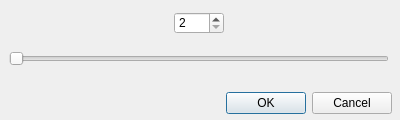
<?xml version="1.0" encoding="UTF-8"?>
<ui version="4.0">
 <class>DialogPixelate</class>
 <widget class="QDialog" name="DialogPixelate">
  <property name="geometry">
   <rect>
    <x>0</x>
    <y>0</y>
    <width>400</width>
    <height>120</height>
   </rect>
  </property>
  <property name="windowTitle">
   <string>Pixelate</string>
  </property>
  <widget class="QDialogButtonBox" name="buttonBox">
   <property name="geometry">
    <rect>
     <x>51</x>
     <y>87</y>
     <width>341</width>
     <height>32</height>
    </rect>
   </property>
   <property name="orientation">
    <enum>Qt::Horizontal</enum>
   </property>
   <property name="standardButtons">
    <set>QDialogButtonBox::Cancel|QDialogButtonBox::Ok</set>
   </property>
  </widget>
  <widget class="QSlider" name="pixelSizeHSlider">
   <property name="geometry">
    <rect>
     <x>9</x>
     <y>48</y>
     <width>380</width>
     <height>22</height>
    </rect>
   </property>
   <property name="minimum">
    <number>2</number>
   </property>
   <property name="orientation">
    <enum>Qt::Horizontal</enum>
   </property>
  </widget>
  <widget class="QSpinBox" name="pixelSizeSpinBox">
   <property name="geometry">
    <rect>
     <x>174</x>
     <y>12</y>
     <width>50</width>
     <height>22</height>
    </rect>
   </property>
   <property name="minimum">
    <number>2</number>
   </property>
  </widget>
 </widget>
 <resources/>
 <connections>
  <connection>
   <sender>buttonBox</sender>
   <signal>accepted()</signal>
   <receiver>DialogPixelate</receiver>
   <slot>accept()</slot>
   <hints>
    <hint type="sourcelabel">
     <x>248</x>
     <y>254</y>
    </hint>
    <hint type="destinationlabel">
     <x>157</x>
     <y>274</y>
    </hint>
   </hints>
  </connection>
  <connection>
   <sender>buttonBox</sender>
   <signal>rejected()</signal>
   <receiver>DialogPixelate</receiver>
   <slot>reject()</slot>
   <hints>
    <hint type="sourcelabel">
     <x>316</x>
     <y>260</y>
    </hint>
    <hint type="destinationlabel">
     <x>286</x>
     <y>274</y>
    </hint>
   </hints>
  </connection>
 </connections>
</ui>
